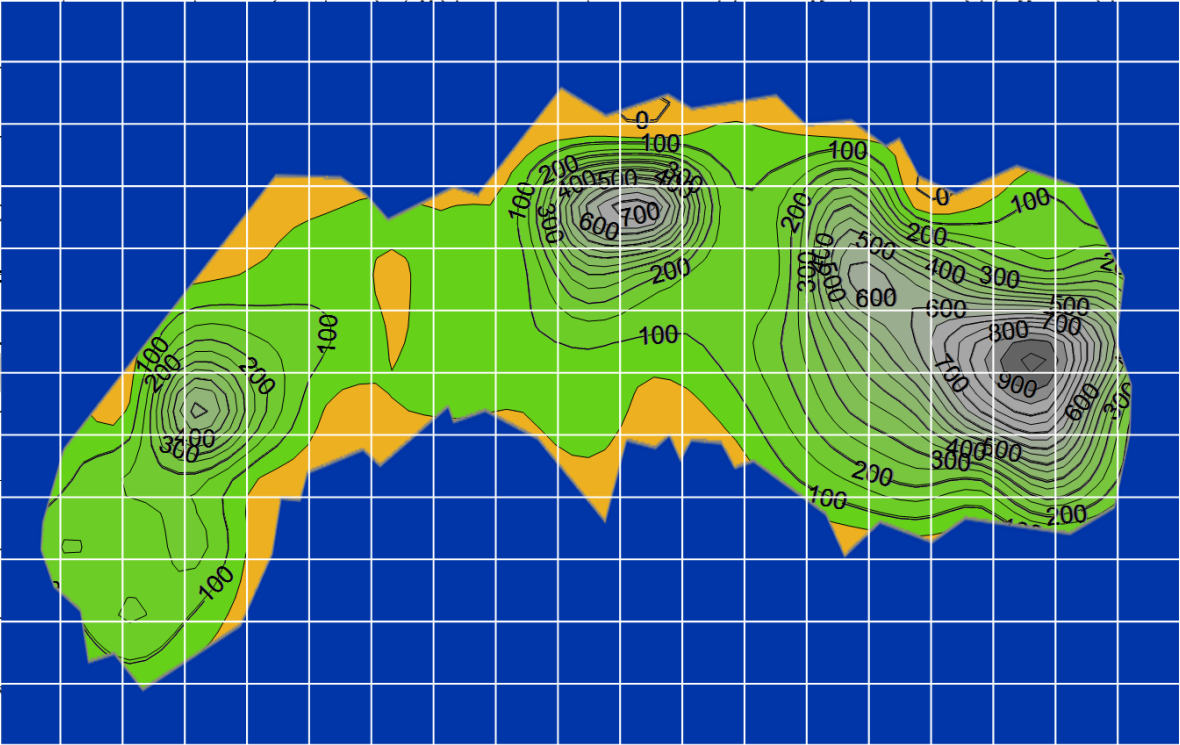
#> input picture images/carte.png, 1180 x 745 px, found by its file name
$ jupyter execute --allow-errors meteo_matthieu.ipynb
#> lines starting #> are read from the running program, lines starting #| are printed output that depends on the picture
[cell 1]
import pandas as pd
import numpy as np
import os
import glob
import matplotlib.pyplot as plt
import re

# Chemin vers le dossier 2012
data_path = r"c:\Users\mattv\OneDrive\Documents\ECL1A\WEEX\EOLIEN\WEEX_eolien\2012"

# Lister tous les fichiers météo de 2012
files = glob.glob(os.path.join(data_path, "*.txt"))
print(f"Nombre de fichiers trouvés: {len(files)}")

# Fonction robuste pour lire un fichier météo
# [55 lines left out: function read_meteo_file, not called in this run]

# Tester avec un fichier exemple
#> (the rest of this cell did not finish here and is left out)

#> (a cell that did not finish here is left out)

[cell 3]
# Charger toutes les données de 2012
all_dataframes = []
all_files = glob.glob(os.path.join(data_path, "*.txt"))

print("Chargement de tous les fichiers météo de 2012...")
for i, file_path in enumerate(all_files):
    if i % 20 == 0:
        print(f"Progression: {i}/{len(all_files)} fichiers traités")

    df = read_meteo_file(file_path)
    if df is not None:
        filename = os.path.basename(file_path)
        df['File'] = filename
        # Extraire le mois et la période du nom de fichier
        # Format: MMA_2012.txt où MM=mois, A=lettre période
        parts = filename.replace('.txt', '').split('_')
        if len(parts) >= 2:
            period_info = parts[0]
            if len(period_info) >= 3:
                df['Month'] = int(period_info[:2])
                df['Period'] = period_info[2]
        all_dataframes.append(df)

# Combiner toutes les données
if all_dataframes:
    full_data = pd.concat(all_dataframes, ignore_index=True)
    print(f"\nDataset complet 2012: {len(full_data)} lignes")
    print(f"Fichiers chargés: {len(all_dataframes)}/{len(all_files)}")

    # Validation et nettoyage des dates avant création
    print("Validation des dates...")

    # Vérifier les jours valides pour chaque mois
    # [13 lines left out: function is_valid_date, not called in this run]

    # Filtrer les dates invalides
    valid_mask = full_data.apply(is_valid_date, axis=1)
    invalid_count = len(full_data) - valid_mask.sum()

    if invalid_count > 0:
        print(f"Suppression de {invalid_count} lignes avec des dates invalides")
        full_data = full_data[valid_mask].copy()

    # Créer une colonne de date complète avec gestion des erreurs
    try:
        full_data['Date'] = pd.to_datetime(full_data[['Year', 'Month', 'Day']],
                                         errors='coerce')

        # Supprimer les lignes où la création de date a échoué
        nan_dates = full_data['Date'].isna().sum()
        if nan_dates > 0:
            print(f"Suppression de {nan_dates} lignes avec des dates non valides")
            full_data = full_data.dropna(subset=['Date'])

    except Exception as e:
        print(f"Erreur lors de la création des dates: {e}")
        print("Utilisation des données sans conversion de date")

    # Afficher les premières lignes
    print("\nAperçu des données complètes:")
    print(full_data.head())

    # Statistiques globales
    print(f"\nStatistiques globales 2012:")
    print(f"Vitesse moyenne: {full_data['Velocity'].mean():.2f} m/s")
    print(f"Vitesse maximale: {full_data['Velocity'].max():.2f} m/s")
    print(f"Vitesse minimale: {full_data['Velocity'].min():.2f} m/s")

    if 'Date' in full_data.columns:
        print(f"Période couverte: {full_data['Date'].min()} à {full_data['Date'].max()}")

    print(f"Nombre total de mesures: {len(full_data)}")

else:
    print("Aucune donnée n'a pu être chargée")

[cell 4]
# Créer une heat map des vitesses moyennes du vent par parcelle superposée sur la carte
import seaborn as sns
from PIL import Image
import matplotlib.patches as patches

# Charger l'image de la carte
carte_path = r"c:\Users\mattv\OneDrive\Documents\ECL1A\WEEX\EOLIEN\WEEX_eolien\images\carte.png"
carte_img = Image.open(carte_path)
#> carte_img is the input picture: PIL image 1180x745 RGBA; mean R, G, B, A 61, 111.2, 129, 255

# Dictionnaire pour stocker les vitesses moyennes par parcelle
parcelle_velocities = {}

print("Calcul des vitesses moyennes par parcelle...")

# Traiter tous les fichiers pour extraire les vitesses moyennes
for file_path in files:
    df = read_meteo_file(file_path)
    if df is not None:
        filename = os.path.basename(file_path)
        # Extraire les coordonnées du nom de fichier (ex: 01A_2012.txt)
        parts = filename.replace('.txt', '').split('_')
        if len(parts) >= 2:
            coord = parts[0]
            if len(coord) >= 3:
                x = int(coord[:2])  # numéro de la colonne (1-19)
                y = coord[2]        # lettre de la ligne (A-L)

                # Calculer la vitesse moyenne pour cette parcelle
                avg_velocity = df['Velocity'].mean()
                parcelle_velocities[(x, y)] = avg_velocity

print(f"Parcelles traitées: {len(parcelle_velocities)}")

# Créer la figure avec deux sous-graphiques
fig, (ax1, ax2) = plt.subplots(1, 2, figsize=(20, 8))

# === Graphique 1: Heat map seule ===
# Créer la matrice 19x12
heatmap_data = np.zeros((12, 19))
heatmap_data[:] = np.nan

# Mapper les lettres A-L aux indices 0-11
letter_to_index = {chr(65 + i): i for i in range(12)}

# Remplir la matrice
for (x, y), velocity in parcelle_velocities.items():
    if 1 <= x <= 19 and y in letter_to_index:
        col_idx = x - 1
        row_idx = letter_to_index[y]
        heatmap_data[row_idx, col_idx] = velocity

# Labels personnalisés (A en haut)
x_labels = [str(i) for i in range(1, 20)]
y_labels = [chr(65 + i) for i in range(12)]  # A, B, C, ..., L

# Heat map avec seaborn
sns.heatmap(heatmap_data,
           annot=True,
           fmt='.1f',
           cmap='YlOrRd',
           xticklabels=x_labels,
           yticklabels=y_labels,
           cbar_kws={'label': 'Vitesse moyenne du vent (m/s)'},
           vmin=0,
           vmax=20,
           ax=ax1)

ax1.set_title('Heat map des vitesses moyennes - Année 2012', fontsize=14, fontweight='bold')
ax1.set_xlabel('Numéro de parcelle (1-19)', fontsize=12)
ax1.set_ylabel('Lettre de parcelle (A-L)', fontsize=12)

# === Graphique 2: Carte avec heat map superposée ===
# Afficher la carte en fond
ax2.imshow(carte_img, extent=[0, 19, 0, 12], aspect='auto')

# Créer une grille de rectangles colorés pour la heat map
for (x, y), velocity in parcelle_velocities.items():
    if 1 <= x <= 19 and y in letter_to_index:
        col_idx = x - 1
        # Inverser l'axe vertical pour afficher la ligne A en haut sur la carte
        row_idx = 11 - letter_to_index[y]

        # Normaliser la vitesse pour la couleur (0-20 m/s)
        norm_velocity = min(max(velocity / 20.0, 0), 1)
        color = plt.cm.YlOrRd(norm_velocity)

        # Créer un rectangle pour chaque parcelle
        rect = patches.Rectangle((col_idx, row_idx), 1, 1,
                                 linewidth=1, edgecolor='black',
                                 facecolor=color, alpha=0.7)
        ax2.add_patch(rect)

        # Ajouter le texte de la vitesse
        ax2.text(col_idx + 0.5, row_idx + 0.5, f'{velocity:.1f}',
                ha='center', va='center', fontsize=8, fontweight='bold',
                color='white' if norm_velocity > 0.5 else 'black')

# Configurer le graphique de la carte (ligne A affichée en haut)
ax2.set_xlim(0, 19)
ax2.set_ylim(0, 12)
ax2.set_xticks(range(19))
ax2.set_yticks(np.arange(12) + 0.5)
ax2.set_xticklabels(x_labels)
ax2.set_yticklabels(y_labels[::-1])  # Bas->haut : L..A, donc A en haut
ax2.set_title('Carte avec heat map superposée - Année 2012', fontsize=14, fontweight='bold')
ax2.set_xlabel('Numéro de parcelle (1-19)', fontsize=12)
ax2.set_ylabel('Lettre de parcelle (A-L)', fontsize=12)
ax2.grid(True, alpha=0.3)

# Ajouter une barre de couleur pour la carte
sm = plt.cm.ScalarMappable(cmap='YlOrRd', norm=plt.Normalize(vmin=0, vmax=20))
sm.set_array([])
cbar = plt.colorbar(sm, ax=ax2, fraction=0.046, pad=0.04)
cbar.set_label('Vitesse moyenne du vent (m/s)', rotation=270, labelpad=20)

plt.tight_layout()
plt.show()
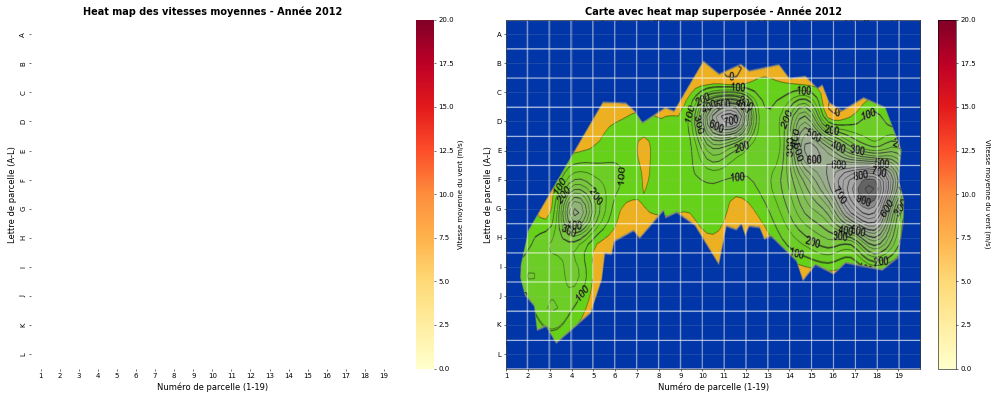
#> figure drawn by matplotlib, 4 panels

# Statistiques sur les parcelles
print(f"\nStatistiques sur les parcelles:")
print(f"Vitesse moyenne globale: {np.nanmean(heatmap_data):.2f} m/s")
print(f"Vitesse maximale: {np.nanmax(heatmap_data):.2f} m/s")
print(f"Vitesse minimale: {np.nanmin(heatmap_data):.2f} m/s")
print(f"Nombre de parcelles avec données: {len(parcelle_velocities)}")

# Trouver les parcelles avec les vitesses extrêmes
if parcelle_velocities:
    max_parcelle = max(parcelle_velocities, key=parcelle_velocities.get)
    min_parcelle = min(parcelle_velocities, key=parcelle_velocities.get)

    max_x, max_y = max_parcelle
    min_x, min_y = min_parcelle

    print(f"\nParcelle la plus venteuse: {max_x}{max_y} ({parcelle_velocities[max_parcelle]:.2f} m/s)")
    print(f"Parcelle la moins venteuse: {min_x}{min_y} ({parcelle_velocities[min_parcelle]:.2f} m/s)")

[cell 5]
# Heat map avec sélection de mois par boutons
import seaborn as sns
from PIL import Image
import matplotlib.patches as patches
import matplotlib.pyplot as plt

# Charger l'image de la carte
carte_path = r"c:\Users\mattv\OneDrive\Documents\ECL1A\WEEX\EOLIEN\WEEX_eolien\images\carte.png"
carte_img = Image.open(carte_path)

# Fonction pour calculer les vitesses moyennes par parcelle pour un mois donné
def calculate_monthly_velocities(month):
    parcelle_velocities = {}

    print(f"Calcul des vitesses moyennes pour le mois {month}...")

    # Traiter tous les fichiers pour extraire les vitesses moyennes du mois spécifié
    for file_path in files:
        df = read_meteo_file(file_path)
        if df is not None:
            # Filtrer les données pour le mois spécifié
            month_data = df[df['Month'] == month]

            if len(month_data) > 0:
                filename = os.path.basename(file_path)
                # Extraire les coordonnées du nom de fichier
                parts = filename.replace('.txt', '').split('_')
                if len(parts) >= 2:
                    coord = parts[0]
                    if len(coord) >= 3:
                        x = int(coord[:2])  # numéro de la colonne (1-19)
                        y = coord[2]        # lettre de la ligne (A-L)

                        # Calculer la vitesse moyenne pour cette parcelle et ce mois
                        avg_velocity = month_data['Velocity'].mean()
                        parcelle_velocities[(x, y)] = avg_velocity

    return parcelle_velocities

# Fonction pour afficher la heat map pour un mois donné
# [81 lines left out: function plot_monthly_heatmap, not called in this run]

# Afficher tous les mois (12 graphiques)
fig, axes = plt.subplots(3, 4, figsize=(20, 15))
axes = axes.flatten()

month_names = ['Janvier', 'Février', 'Mars', 'Avril', 'Mai', 'Juin',
               'Juillet', 'Août', 'Septembre', 'Octobre', 'Novembre', 'Décembre']

for i, (ax, month_name) in enumerate(zip(axes, month_names), 1):
    # Calculer les données pour ce mois
    parcelle_velocities = calculate_monthly_velocities(i)

    if parcelle_velocities:
        # Afficher la carte en fond
        ax.imshow(carte_img, extent=[0, 19, 0, 12], aspect='auto')

        # Mapper les lettres A-L aux indices 0-11
        letter_to_index = {chr(65 + i): i for i in range(12)}

        # Créer une grille de rectangles colorés
        velocities_list = []
        for (x, y), velocity in parcelle_velocities.items():
            if 1 <= x <= 19 and y in letter_to_index:
                col_idx = x - 1
                row_idx = 11 - letter_to_index[y]
                velocities_list.append(velocity)

                # Normaliser la vitesse pour la couleur
                norm_velocity = min(max(velocity / 20.0, 0), 1)
                color = plt.cm.YlOrRd(norm_velocity)

                # Créer un rectangle
                rect = patches.Rectangle((col_idx, row_idx), 1, 1,
                                         linewidth=0.5, edgecolor='black',
                                         facecolor=color, alpha=0.7)
                ax.add_patch(rect)

        # Configurer le sous-graphique
        ax.set_xlim(0, 19)
        ax.set_ylim(0, 12)
        ax.set_xticks([0, 9, 18])
        ax.set_yticks([0, 6, 12])
        ax.set_xticklabels(['1', '10', '19'])
        ax.set_yticklabels(['L', 'G', 'A'])

        # Titre et statistiques
        ax.set_title(f'{month_name}', fontsize=12, fontweight='bold')

        if velocities_list:
            stats_text = f"μ={np.mean(velocities_list):.1f}m/s"
            ax.text(0.02, 0.98, stats_text, transform=ax.transAxes,
                    bbox=dict(boxstyle='round', facecolor='white', alpha=0.8),
                    verticalalignment='top', fontsize=8)
    else:
        ax.text(9.5, 6, 'Pas de données', ha='center', va='center', fontsize=10)
        ax.set_title(f'{month_name}', fontsize=12, fontweight='bold')

    ax.grid(True, alpha=0.3)

plt.suptitle('Vitesses moyennes du vent par mois - Année 2012', fontsize=16, fontweight='bold')
plt.tight_layout()
plt.show()

# Alternative : afficher un mois spécifique en changeant cette variable
mois_specifique = 1  # Changer ce nombre (1-12) pour un mois spécifique
# fig = plot_monthly_heatmap(mois_specifique)
# plt.show()

[cell 6]
# Visualisation des directions du vent avec des vecteurs
import seaborn as sns
from PIL import Image
import matplotlib.patches as patches
import matplotlib.pyplot as plt
import matplotlib.colors as mcolors

# Charger l'image de la carte
carte_path = r"c:\Users\mattv\OneDrive\Documents\ECL1A\WEEX\EOLIEN\WEEX_eolien\images\carte.png"
carte_img = Image.open(carte_path)

# Fonction pour calculer les directions moyennes du vent par parcelle
def calculate_direction_velocities():
    parcelle_directions = {}
    parcelle_velocities = {}  # Garder aussi les vitesses pour la taille des flèches

    print("Calcul des directions et vitesses moyennes du vent par parcelle...")

    # Traiter tous les fichiers pour extraire les directions et vitesses moyennes
    for file_path in files:
        df = read_meteo_file(file_path)
        if df is not None:
            filename = os.path.basename(file_path)
            # Extraire les coordonnées du nom de fichier
            parts = filename.replace('.txt', '').split('_')
            if len(parts) >= 2:
                coord = parts[0]
                if len(coord) >= 3:
                    x = int(coord[:2])  # numéro de la colonne (1-19)
                    y = coord[2]        # lettre de la ligne (A-L)

                    # Calculer la direction moyenne pour cette parcelle
                    directions_rad = np.radians(df['Direction'])
                    mean_x = np.mean(np.cos(directions_rad))
                    mean_y = np.mean(np.sin(directions_rad))
                    mean_direction = np.degrees(np.arctan2(mean_y, mean_x))

                    # S'assurer que la direction est entre 0 et 360
                    if mean_direction < 0:
                        mean_direction += 360

                    # Calculer la vitesse moyenne
                    mean_velocity = df['Velocity'].mean()

                    parcelle_directions[(x, y)] = mean_direction
                    parcelle_velocities[(x, y)] = mean_velocity

    return parcelle_directions, parcelle_velocities

# Fonction pour convertir la direction en composantes x,y du vecteur
# [7 lines left out: function direction_to_vector, not called in this run]

# Calculer les directions et vitesses moyennes
parcelle_directions, parcelle_velocities = calculate_direction_velocities()

print(f"Parcelles traitées: {len(parcelle_directions)}")

# Créer la figure principale avec vecteurs
fig, ax = plt.subplots(1, 1, figsize=(12, 8))

# Afficher la carte en fond
ax.imshow(carte_img, extent=[0, 19, 0, 12], aspect='auto')

# Mapper les lettres A-L aux indices 0-11
letter_to_index = {chr(65 + i): i for i in range(12)}
#> letter_to_index = 12 items

# Normaliser les vitesses pour la taille des flèches
velocities_list = list(parcelle_velocities.values())
#> (the rest of this cell did not finish here and is left out)
